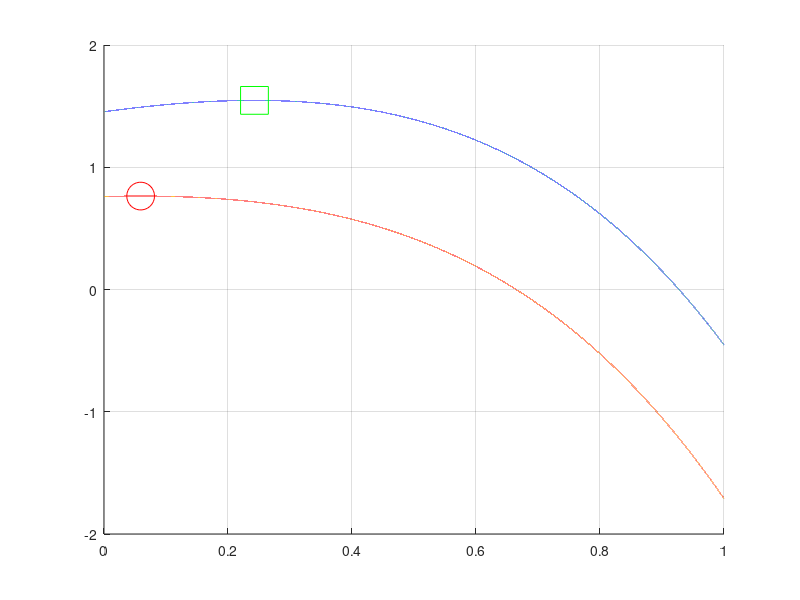

Write the MATLAB code that produced this figure.

gamma_G=0.90;    ...prob. pays off if good
gamma_B=0.30;    ...prob. pays off if bad
y=5;             ...output
D=1;             ...investment size
r=1.01;          ...risk free rate
p1=0;          ...parameters for rating prod. function
p2=0.4;          ...see above
p3=0.6;

par=[gamma_G;   %1
     gamma_B;   %2
     y;         %3
     D;         %4
     r;         %5
     p1;        %6
     p2;        %7
     p3];       %8

l=0.6;        ...fraction of firms that are "good"
w=0.7;      ...prob. signal is accurate
z=0.1;
alf=5;

Pgh=w*l/(w*l+(1-w)*(1-l));
Pbh=(1-w)*(1-l)/(w*l+(1-w)*(1-l));
Pgl=w*(1-l)/(w*(1-l)+(1-w)*l);
Pbl=(1-w)*l/(w*(1-l)+(1-w)*l);

pi=0:0.00001:1;
lp=length(pi);

x=zeros(3,lp);
y=zeros(3,lp);

for i=1:lp

x(1,i)=par(5)*(w*l*(par(6)+(par(7)+par(8))*pi(i))+(1-w)*(1-l)*par(8)*(1-pi(i)))/(w*l*(par(6)+(par(7)+par(8))*pi(i))*par(1)+(1-w)*(1-l)*par(8)*(1-pi(i))*par(2));
x(2,i)=par(5)*(w*l+(1-w)*(1-l))/(w*l*par(1)+(1-w)*(1-l)*par(2));
x(3,i)=par(5)*(w*l*par(8)*(1-pi(i))+(1-w)*(1-l)*(par(6)+(par(7)+par(8))*pi(i)))/(w*l*par(8)*(1-pi(i))*par(1)+(1-w)*(1-l)*(par(6)+(par(7)+par(8))*pi(i))*par(2));
% x(4,i)=par(5)*w*l*(1-w)*(1-l)*par(8)*((par(6)+(par(7)+par(8))*pi(i))+(par(7)+par(8))*(1-pi(i)))*(par(2)-par(1))/((w*l*(par(6)+(par(7)+par(8))*pi(i))*par(1)+(1-w)*(1-l)*par(8)*(1-pi(i))*par(2))^2);
% x(5,i)=par(5)*w*l*(1-w)*(1-l)*par(8)*((par(6)+(par(7)+par(8))*pi(i))+(par(7)+par(8))*(1-pi(i)))*(par(1)-par(2))/((w*l*par(8)*(1-pi(i))*par(1)+(1-w)*(1-l)*(par(6)+(par(7)+par(8))*pi(i))*par(2))^2);

y(1,i)=par(5)*((1-w)*l*(par(6)+(par(7)+par(8))*pi(i))+w*(1-l)*par(8)*(1-pi(i)))/((1-w)*l*(par(6)+(par(7)+par(8))*pi(i))*par(1)+w*(1-l)*par(8)*(1-pi(i))*par(2));
y(2,i)=par(5)*((1-w)*l+w*(1-l))/((1-w)*l*par(1)+w*(1-l)*par(2));
y(3,i)=par(5)*((1-w)*l*par(8)*(1-pi(i))+w*(1-l)*(par(6)+(par(7)+par(8))*pi(i)))/((1-w)*l*par(8)*(1-pi(i))*par(1)+w*(1-l)*(par(6)+(par(7)+par(8))*pi(i))*par(2));
% y(4,i)=par(5)*(1-w)*l*w*(1-l)*par(8)*((par(6)+(par(7)+par(8))*pi(i))+(par(7)+par(8))*(1-pi(i)))*(par(2)-par(1))/(((1-w)*l*(par(6)+(par(7)+par(8))*pi(i))*par(1)+w*(1-l)*par(8)*(1-pi(i))*par(2))^2);
% y(5,i)=par(5)*(1-w)*l*w*(1-l)*par(8)*((par(6)+(par(7)+par(8))*pi(i))+(par(7)+par(8))*(1-pi(i)))*(par(1)-par(2))/(((1-w)*l*par(8)*(1-pi(i))*par(1)+w*(1-l)*(par(6)+(par(7)+par(8))*pi(i))*par(2))^2);

end

RET=zeros(1,3,lp);
for j=1:3
for i=1:lp
    RET(1,j,i)=par(3)-par(4)*x(j,i);
    RET(2,j,i)=par(3)-par(4)*y(j,i);
end
end

V=zeros(2,lp);
M=zeros(1,lp);
B=zeros(2,lp);

for i=1:lp
    M(i)=z*(1+pi(i))^alf;

    B(1,i)=((par(5)*(w*l+(1-w)*(1-l)))^(-1))*...
         (w*l*par(1)*(par(6)+(par(7)+par(8))*pi(i))+(1-w)*(1-l)*par(2)*par(8)*(1-pi(i)))*RET(1,1,i)...
        +(w*l*par(1)+(1-w)*(1-l)*par(2))*par(7)*(1-pi(i))*RET(1,2,i)...
        +(w*l*par(1)*par(8)*(1-pi(i))+(1-w)*(1-l)*par(2)*(par(6)+(par(7)+par(8))*pi(i)))*RET(1,3,i);
    V(1,i)=-M(i)+B(1,i);
    
    B(2,i)=((par(5)*((1-w)*l+w*(1-l)))^(-1))*...
         ((1-w)*l*par(1)*(par(6)+(par(7)+par(8))*pi(i))+w*(1-l)*par(2)*par(8)*(1-pi(i)))*RET(2,1,i)...
        +((1-w)*l*par(1)+w*(1-l)*par(2))*par(7)*(1-pi(i))*RET(2,2,i)...
        +((1-w)*l*par(1)*par(8)*(1-pi(i))+w*(1-l)*par(2)*(par(6)+(par(7)+par(8))*pi(i)))*RET(2,3,i);
    V(2,i)=-M(i)+B(2,i);
end

MB=zeros(2,lp-1);
for i=2:lp
	MB(1,i-1)=(B(1,i)-B(1,i-1))/(pi(i)-pi(i-1));
	MB(2,i-1)=(B(2,i)-B(2,i-1))/(pi(i)-pi(i-1));
end
avgMBh=sum(MB(1,1:lp-1))/(lp-1);
avgMBl=sum(MB(2,1:lp-1))/(lp-1);

[mVh,mh]=max(V(1,:));
pi_starH=pi(mh)
[mVl,ml]=max(V(2,:));
pi_starL=pi(ml)

MCh=z*alf*(1+pi(mh))^(alf-1);
MCl=z*alf*(1+pi(ml))^(alf-1);

SPRD=zeros(1,3);
SPRD(:)=y(:,ml)-x(:,mh);

% figure(1)
% hold on
% plot(pi,M,pi,B)
% grid on
% legend('m','b')
% hold off

% figure(2)
% hold on
% plot(pi,SPRD(1,:),pi,SPRD(2,:),pi,SPRD(3,:))
% grid on
% hold off

figure(3)
hold on
plot(pi,V)
grid on
plot(pi(mh),V(1,mh),'--gs','MarkerSize',20)
plot(pi(ml),V(2,ml),'--ro','MarkerSize',20)
hold off